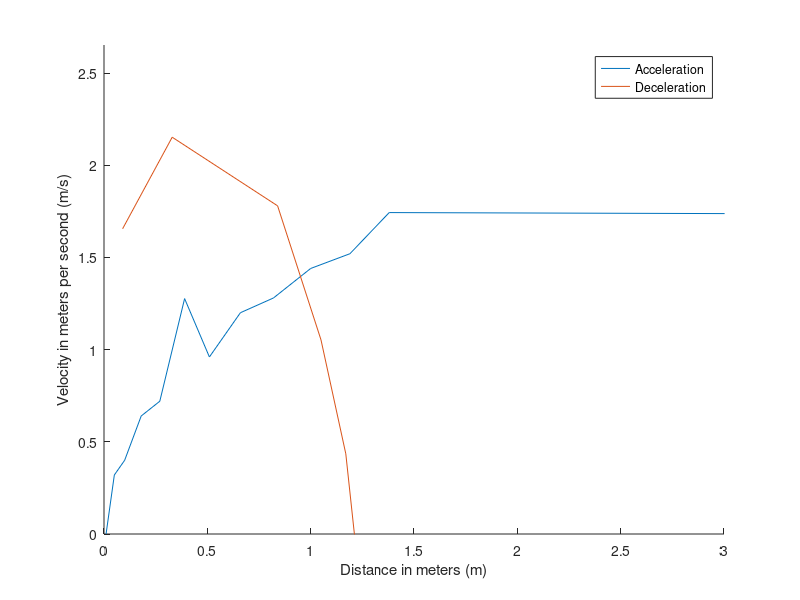

MATLAB code for this plot: (Note: this script raises an error after producing the figure.)
%%%% CLEAR AND LOAD MEASUREMENTS %%%%%
clear all;
load ('data_f_2.mat');

%%%% REMOVE INCORRECT AND/OR NOT NEEDED MEASUREMENTS %%%%%
i=2;j=2;k=2;
while(i<size(data_t_a,1)) % incorrecte metingen weggooien
    if(data_t_a(i,4)==999 && data_t_a(i,3) == 999)
        data_t_a = [data_t_a(1:i-1,1:end); data_t_a(i+1:end,1:end)];
    elseif(data_t_a(i,4)==999)
        data_t_a(i,4)=data_t_a(i,3);
    elseif(data_t_a(i,3)==999)
        data_t_a(i,3)=data_t_a(i,4);   
    else
        i=i+1;
    end
end

while(k<size(data_t_a,1))
    if (data_t_a(k,2) < 150)
        data_t_a = data_t_a(1:k-1,1:end);
        break;
    end
    k = k+1;  
end

while(j<size(data_t_d,1)) 
    if(data_t_d(j,4) == 999 && data_t_d(j,3) == 999)
        data_t_d = [data_t_d(1:j-1,1:end); data_t_d(j+1:end,1:end)];
        j= j-1;
    elseif(data_t_d(j,4) == 999)
        data_t_d(j,4) = data_t_d(j,3);
    elseif(data_t_d(j,3) == 999)
        data_t_d(j,3) = data_t_d(j,4);   
    end
j=j+1;
end

%%%%%%%%%%%%%%%%%%%%%%%%%%%%%%%%%%%%%%%%%%%%%%%%%%%%%%%%%%%%%%%%%%%%%%%%%%%

%%%%% DISTANCES, TIMES and VELOCITIES %%%%%
Afstand_links_a     = abs(data_t_a(2:end,3)-data_t_a(2,4)); %afstand van 0 laten lopen
Afstand_rechts_a    = abs(data_t_a(2:end,4)-data_t_a(2,3));
    
Afstand = (Afstand_rechts_a /100); %Afstand in meters
Time_a  = data_t_a(2:end,7); %tijd vanaf zelfde moment metingen
V       = diff(Afstand)./diff(Time_a);
V = [0;V]; % begin with zero and append last value
Afstand(end) = 20;


Time_a  = [0;Time_a];
data_t_d            = data_t_d(7:end,1:end);
distance_left_d     = abs(data_t_d(2:end,3)-data_t_d(2,4));
distance_right_d    = abs(data_t_d(2:end,4)-data_t_d(2,3));

distance_d  = (distance_right_d / 100);         % Distance in meters
time_d      = data_t_d(2:end,7);
velocity_d  = diff(distance_d)./diff(time_d);   % Derivative
velocity_d  = [velocity_d];
time_d      = [0;time_d];
%%%%%%%%%%%%%%%%%%%%%%%%%%%%%%%%%%%%%%%%%%%%%%%%%%%%%%%%%%%%%%%%%%%%%%%%%%%

%%%%% FIGURES %%%%%
figure
hold on
max_v = max(max(velocity_d), max(V));
ylim([0 max_v+0.5]);
xlim([0 3]);
plot(Afstand,V);
plot(distance_d(1:end-1),velocity_d);
legend('Acceleration','Deceleration');
xlabel('Distance in meters (m)');
ylabel('Velocity in meters per second (m/s)');

%%%%% CALCULATE INTERSECTION %%%%%
d_v0 = interp1(velocity_d,distance_d,0); % distance at which deceleration reaches 0 velocity
t_v0 = interp1(velocity_d,time_d(2:end-1),0);
[i_d,i_v] = polyxpoly(Afstand,V,distance_d(1:end-1),velocity_d); % intersection
[i_t, i_v] = polyxpoly(Time_a(2:end),V,time_d(2:end-1),velocity_d);
stopping_distance = d_v0 - i_d; % Stopping distance

stopping_time = t_v0 - i_t; % Stopping time
